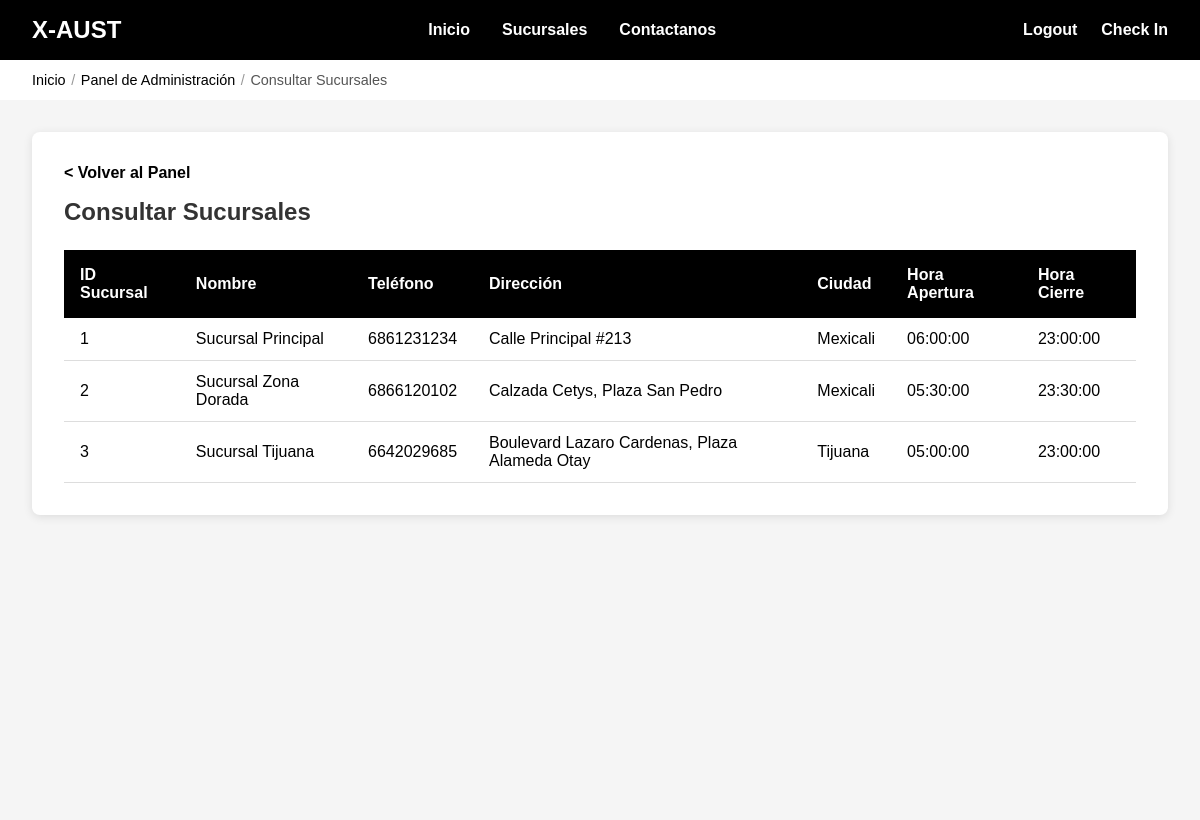
Screenshot of /admin/consultarSucursales.php with the database file from the repository.
### tables this page shows
CREATE TABLE `Sucursal` (
  `idSucursal` int NOT NULL AUTO_INCREMENT,
  `Nombre` varchar(100) NOT NULL,
  `Telefono` varchar(20) DEFAULT NULL,
  `Direccion` varchar(200) DEFAULT NULL,
  `Ciudad` varchar(100) DEFAULT NULL,
  `hrApertura` time NOT NULL,
  `hrCierre` time NOT NULL,
  PRIMARY KEY (`idSucursal`),
  CONSTRAINT `chk_horario_sucursal` CHECK ((`hrApertura` < `hrCierre`))
);

### admin/consultarSucursales.php (the view, shortened to what this page needs)
<?php
include '../conexion.php';
$con = mysqli_connect($host, $user, $pw, $db) or die("Problemas con la BD");
$columnaOrdenar = isset($_GET['ordenar']) ? $_GET['ordenar'] : 'idSucursal';
$ordenSQL = "ORDER BY " . $columnaOrdenar;
$resultado = mysqli_query($con, "SELECT * FROM Sucursal " . $ordenSQL) or die("Problemas con la consulta: " . mysqli_error($con));
?>
<!DOCTYPE html>
<html lang="es">
<head>
    <link href="../css/style.css" rel="stylesheet" />
    <link href="../css/admin.css" rel="stylesheet" />
</head>
<body>
    <header class="header-admin">
        <div class="nav-logo">
            <a href="index.php">X-AUST</a>
        </div>
        <ul class="nav-menu">
            <li><a href="../main/index.html">Inicio</a></li>
            <li><a href="../main/sucursales.html">Sucursales</a></li>
            <li><a href="../main/contactanos.html">Contactanos</a></li>
        </ul>
        <ul class="nav-acciones">
            <li><a href="../main/login.html">Logout</a></li>
            <li><a href="../main/checkIn.php">Check In</a></li>
        </ul>
    </header>
    <nav class="breadcrumb">
        <a href="../main/login.html">Inicio</a>
        <span class="breadcrumb-separator">/</span>
        <a href="index.php">Panel de Administración</a>
        <span class="breadcrumb-separator">/</span>
        <span>Consultar Sucursales</span>
    </nav>
    <main class="table-container">
        <div class="contenedor-tabla">
            <a href="index.php" class="back-link">< Volver al Panel</a>
            <h2>Consultar Sucursales</h2>
            <?php if (mysqli_num_rows($resultado) > 0): ?>
            <table>
                <thead>
                    <tr>
                        <th data-columna="idSucursal">ID Sucursal</th>
                        <th data-columna="Nombre">Nombre</th>
                        <th data-columna="Telefono">Teléfono</th>
                        <th data-columna="Direccion">Dirección</th>
                        <th data-columna="Ciudad">Ciudad</th>
                        <th data-columna="hrApertura">Hora Apertura</th>
                        <th data-columna="hrCierre">Hora Cierre</th>
                    </tr>
                </thead>
                <tbody>
                    <?php while($reg = mysqli_fetch_array($resultado)): ?>
                    <tr>
                        <td><?php echo htmlspecialchars($reg['idSucursal']); ?></td>
                        <td><?php echo htmlspecialchars($reg['Nombre']); ?></td>
                        <td><?php echo htmlspecialchars($reg['Telefono']); ?></td>
                        <td><?php echo htmlspecialchars($reg['Direccion']); ?></td>
                        <td><?php echo htmlspecialchars($reg['Ciudad']); ?></td>
                        <td><?php echo htmlspecialchars($reg['hrApertura']); ?></td>
                        <td><?php echo htmlspecialchars($reg['hrCierre']); ?></td>
                    </tr>
                    <?php endwhile; ?>
                </tbody>
            </table>
            <?php else: ?>
            <div class="no-data">
                <p>No hay sucursales registradas.</p>
            </div>
            <?php endif; ?>
        </div>
    </main>
</body>
</html>

### css/style.css (style rules this page uses)
* { margin: 0; padding: 0; box-sizing: border-box; }
body { font-family: Arial, sans-serif; }
header { color: #FFFFFF; display: flex; align-items: center; justify-content: space-between; padding: 1rem 2rem; width: 100%; }
header.header-admin { background-color: #000000; }
.nav-logo { flex: 0 0 auto; }
.nav-logo a { color: #FFFFFF; text-decoration: none; font-size: 1.5rem; font-weight: bold; }
.nav-menu { display: flex; list-style: none; gap: 2rem; flex: 1; justify-content: center; align-items: center; }
.nav-menu li { text-decoration: none; color: #FFFFFF; cursor: pointer; transition: all 0.3s ease; font-weight: bold; }
.nav-menu a { color: inherit; text-decoration: none; }
.nav-acciones { display: flex; list-style: none; gap: 1.5rem; flex: 0 0 auto; align-items: center; }
.nav-acciones li { text-decoration: none; color: #FFFFFF; cursor: pointer; transition: all 0.3s ease; font-weight: bold; }
.nav-acciones li a { text-decoration: none; color: inherit; }
.breadcrumb { margin: 0; padding: 0.75rem 2rem; font-size: 0.9rem; color: #555555; display: flex; align-items: center; flex-wrap: wrap; }
.breadcrumb a { color: #000000; text-decoration: none; font-weight: 500; }
.breadcrumb-separator { margin: 0 0.35rem; color: #999999; }
.table-container { min-height: calc(100vh - 80px); padding: 2rem; background-color: #f5f5f5; }
.contenedor-tabla { background-color: #FFFFFF; padding: 2rem; border-radius: 8px; box-shadow: 0 2px 10px rgba(0, 0, 0, 0.1); max-width: 1400px; margin: 0 auto; margin-bottom: 2rem; }
.contenedor-tabla h2 { margin-top: 0; margin-bottom: 1.5rem; color: #333; }
.back-link { display: inline-block; margin-bottom: 1rem; color: #000000; text-decoration: none; font-weight: bold; }
table { width: 100%; border-collapse: collapse; margin-top: 1rem; }
table thead tr { background-color: #000000; color: #FFFFFF; }
table th { padding: 1rem; text-align: left; font-weight: bold; }
table td { padding: 0.75rem 1rem; border-bottom: 1px solid #ddd; }

### rows the page displays
sucursal: idSucursal "1", Nombre "Sucursal Principal", Telefono "6861231234", Direccion "Calle Principal #213", Ciudad "Mexicali", hrApertura "06:00:00", hrCierre "23:00:00"
sucursal: idSucursal "2", Nombre "Sucursal Zona Dorada", Telefono "6866120102", Direccion "Calzada Cetys, Plaza San Pedro", Ciudad "Mexicali", hrApertura "05:30:00", hrCierre "23:30:00"
sucursal: idSucursal "3", Nombre "Sucursal Tijuana", Telefono "6642029685", Direccion "Boulevard Lazaro Cardenas, Plaza Alameda Otay", Ciudad "Tijuana", hrApertura "05:00:00", hrCierre "23:00:00"
